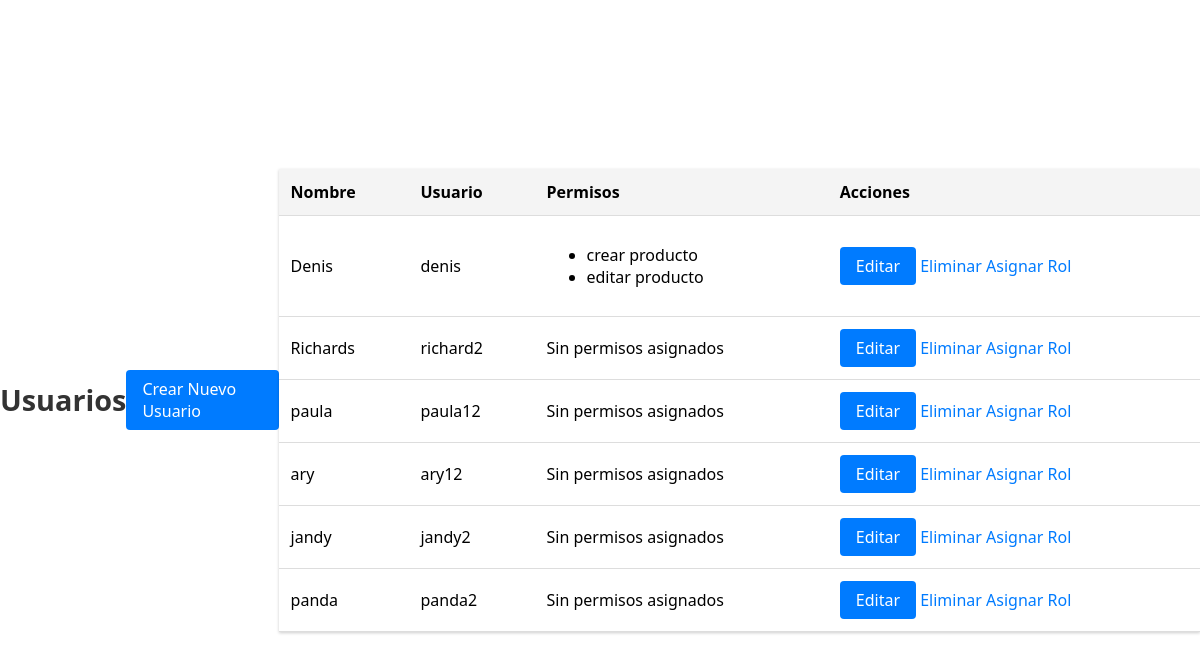
The app's page /usuarios/, older data.
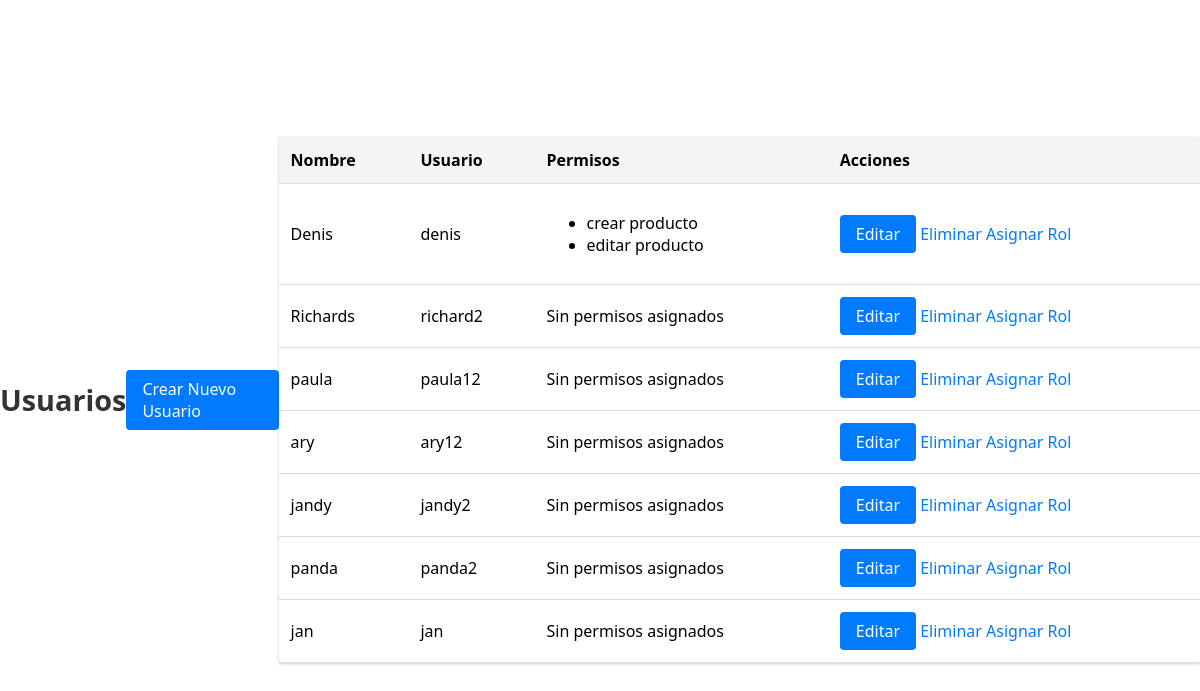
The same page, newer data.
### log/models.py (models this page shows, shortened)
class Usuario(models.Model):
    id = models.AutoField(primary_key=True, db_column='idUsuarios')
    nombre = models.CharField(max_length=45)
    user = models.CharField(max_length=45, unique=True)
    password = models.CharField(max_length=45)
    class Meta:
        db_table = 'Usuarios'
        verbose_name = 'Usuario'
        verbose_name_plural = 'Usuarios'

class Funcion(models.Model):
    id = models.AutoField(primary_key=True, db_column='idFunciones')
    descripcion = models.CharField(max_length=45)
    class Meta:
        db_table = 'Funciones'
        verbose_name = 'Función'
        verbose_name_plural = 'Funciones'

### log/views.py (the view)
# urls.py: path('usuarios/', views.lista_usuarios, name='lista_usuarios'),
def lista_usuarios(request):
    usuarios_con_permisos = []
    for usuario in Usuario.objects.all():
        permisos = Funcion.objects.filter(roles__usuariorol__usuario=usuario)
        usuarios_con_permisos.append({
            'usuario': usuario,
            'permisos': permisos
        })
        print(f"Usuario: {usuario.nombre} ({usuario.user}) - Permisos:")
        for permiso in permisos:
            print(f"  - {permiso.descripcion}")
    return render(request, 'log/usuarios/lista_usuarios.html', {'usuarios_con_permisos': usuarios_con_permisos})

### log/templates/log/usuarios/lista_usuarios.html (shortened to what this page needs)
{% load static %}
<!DOCTYPE html>
<html lang="es">
<head>
    <link rel="stylesheet" type="text/css" href="{% static 'log/styles.css' %}">
</head>
<body>
        <h1>Usuarios</h1>
        <a href="{% url 'crear_usuario' %}" class="btn-primary">Crear Nuevo Usuario</a>
    <table>
        <thead>
            <tr>
                <th>Nombre</th>
                <th>Usuario</th>
                <th>Permisos</th>
                <th>Acciones</th>
            </tr>
        </thead>
        <tbody>
            {% for item in usuarios_con_permisos %}
            <tr>
                <td>{{ item.usuario.nombre }}</td>
                <td>{{ item.usuario.user }}</td>
                <td>
                    {% if item.permisos %}
                        <ul>
                            {% for permiso in item.permisos %}
                                <li>{{ permiso.descripcion }}</li>
                            {% endfor %}
                        </ul>
                    {% else %}
                        Sin permisos asignados
                    {% endif %}
                </td>
                <td>
                    <a href="{% url 'editar_usuario' item.usuario.id %}" class="btn-primary">Editar</a>
                    <a href="{% url 'eliminar_usuario' item.usuario.id %}" class="btn-danger">Eliminar</a>
                    <a href="{% url 'asignar_rol_usuario' item.usuario.id %}" class="btn-secondary">Asignar Rol</a>
                </td>
            </tr>
            {% endfor %}
        </tbody>
    </table>
</body>
</html>

Row changes from the older to the newer data that the page shows:
added Usuario: usuario.nombre "jan", usuario.user "jan", shows "Sin permisos asignados"
